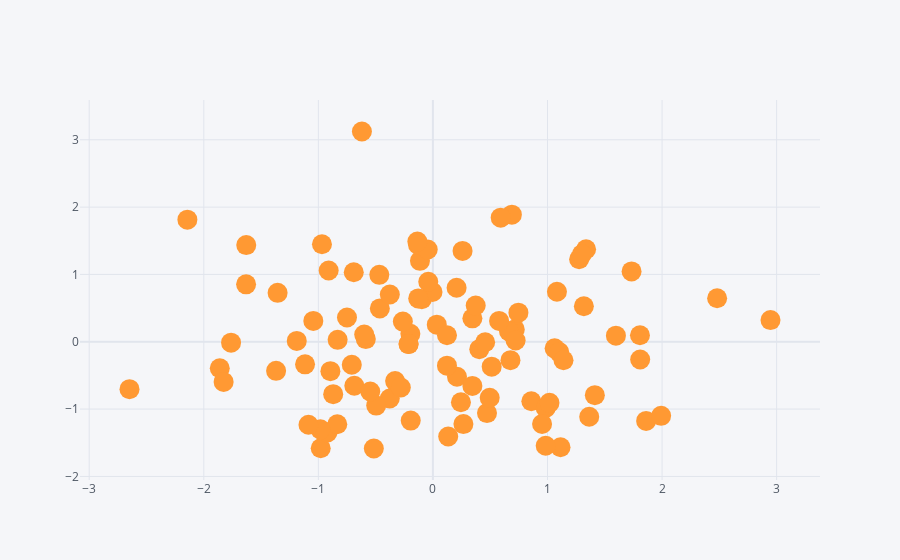

Write notebook code for a chart like this one.
### Code cell
df.iplot(kind='scatter',x='A',y='B', mode='markers',size=20)
